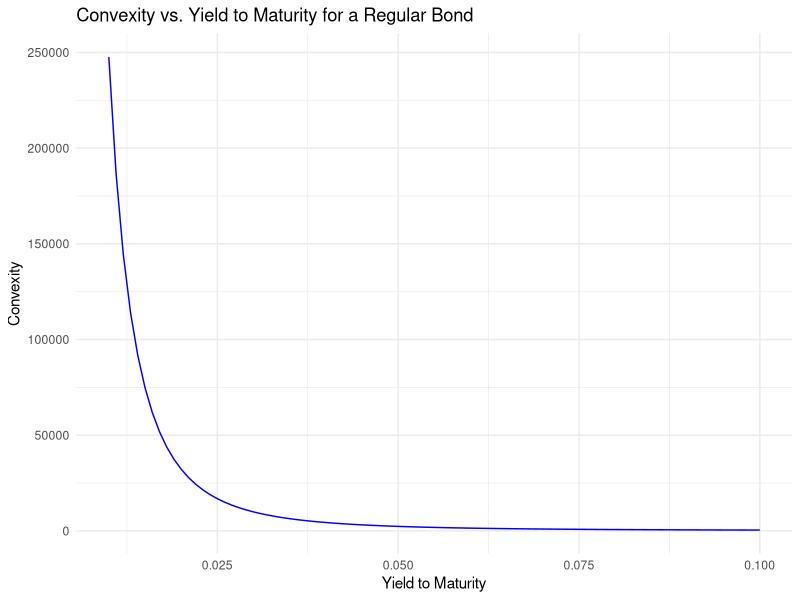

Here is the R script that generated this plot:
library(ggplot2)

# Function to calculate convexity for regular bonds
calc_convexity_regular_bond <- function(C, F, i, N, f) {
  i <- i / 2  # Adjust for semiannual
  
  D1 <- (C * ((1 + i)^N * (1 + i - f) - (1 + i)) + i * (N - f) * (F * i - C)) / (C * i * ((1 + i)^N - 1) + F * i^2)
  D2 <- (C * (1 + i)^N * ((1 + i - f)^2 + 1 + i) - (1 + i) * (2 * (1 + i + N * i - f) + i) + i^2 * (N - f)^2 * (F * i - C)) / 
    (C * i^2 * ((1 + i)^N - 1) + F * i^3)
  
  convexity <- (D1 + D2) / (1 + i)^2
  
  return(convexity)
}

# Parameters
C <- 6 # Semiannual coupon payment
F <- 100 # Face value
N <- 20 # Total number of periods
f <- 0.5 # Fraction of period since last coupon

# Generating a sequence of yields to maturity from 1% to 10%
yields <- seq(0.01, 0.10, by = 0.001)
convexities <- sapply(yields, function(i) calc_convexity_regular_bond(C, F, i, N, f))

# Creating a data frame for plotting
data <- data.frame(Yield = yields, Convexity = convexities)

# Plotting
ggplot(data, aes(x = Yield, y = Convexity)) +
  geom_line(color = "blue") +
  ggtitle("Convexity vs. Yield to Maturity for a Regular Bond") +
  xlab("Yield to Maturity") +
  ylab("Convexity") +
  theme_minimal()
